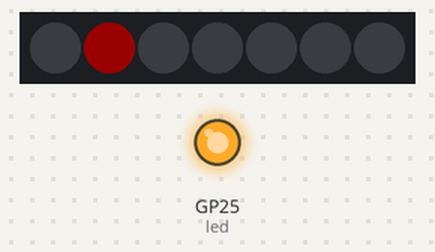
A program run on a simulated Raspberry Pi Pico running MicroPython. Parts: 7 RGB LEDs in strip order, left to right, output pins drawn as LEDs (lit = HIGH). Dim RGB values are drawn brighter than linear.

Above: at 0.05 s.
At 0.45 s:
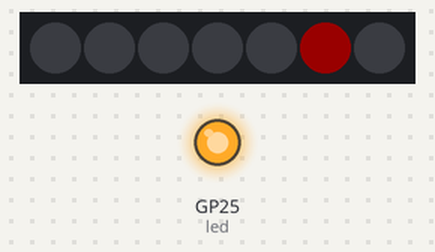
At 0.85 s:
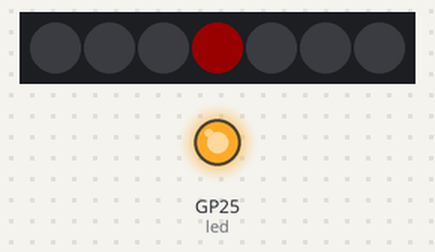
Timing chart, 0 to 40.0 s (numbered marks = the images above):
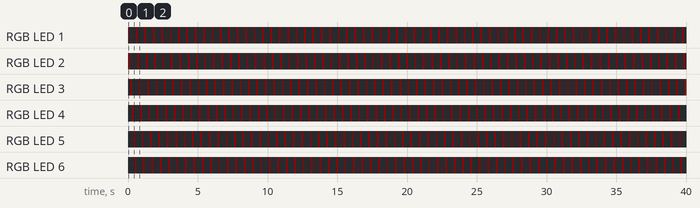

The program:

combination.py
```python
from neopixel import NeoPixel
from machine import Pin
from time import sleep

led = Pin("LED", Pin.OUT)
led.value(1)

np = 7
pin = 15

strip = NeoPixel(Pin(pin), np)

# we use the same brightness for each color
brightness = 25
delay = .25
# here we define variables for each color
#SINGLES: red = (0,brightness, 0) #JEWEL: red = (brightness,0,0)
red = (brightness,0,0)


while True:
    for i in range(1, np):
        strip[i] = red
        strip.write()
        sleep(.1)
        strip[i] = (0,0,0)
```

Measured:
- by itself, RGB LED 1–6: alternates RGB(25, 0, 0) for 0.10 s and off for 0.50 s
- by itself, everything shown: repeats every 0.60 s, in 6 steps
